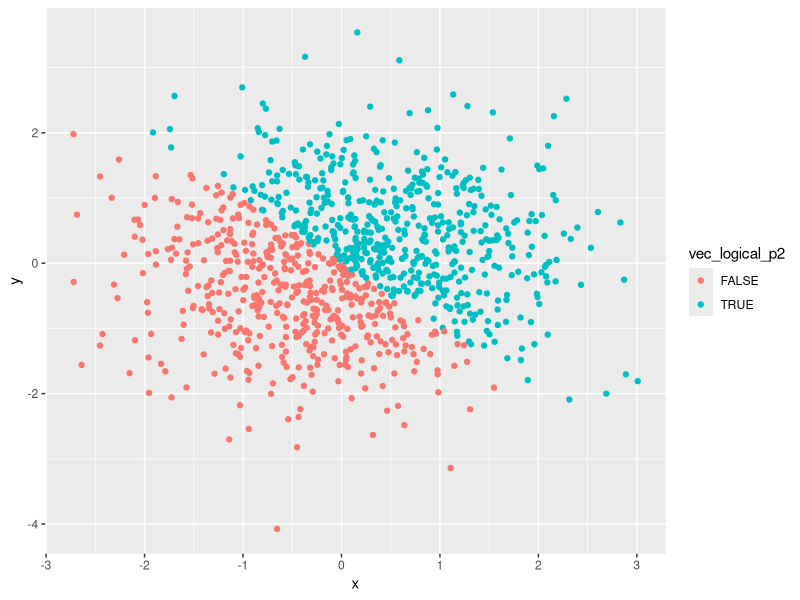
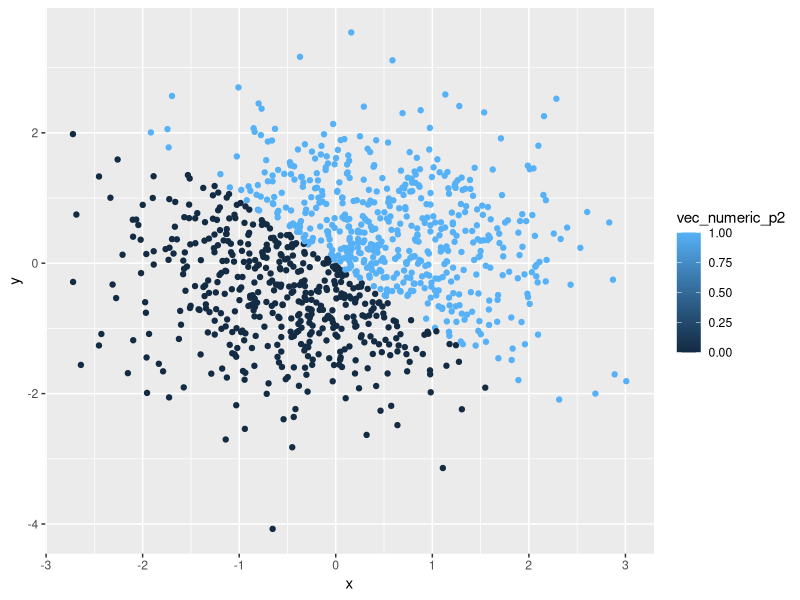
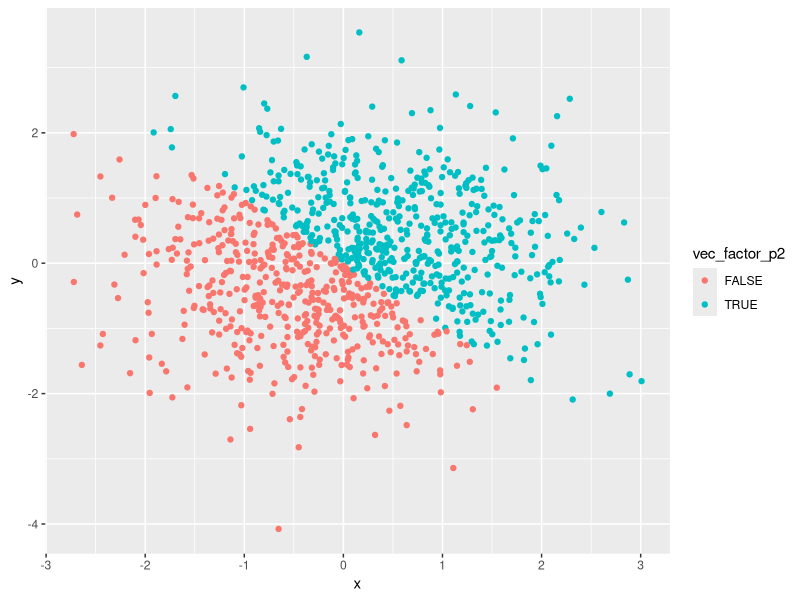
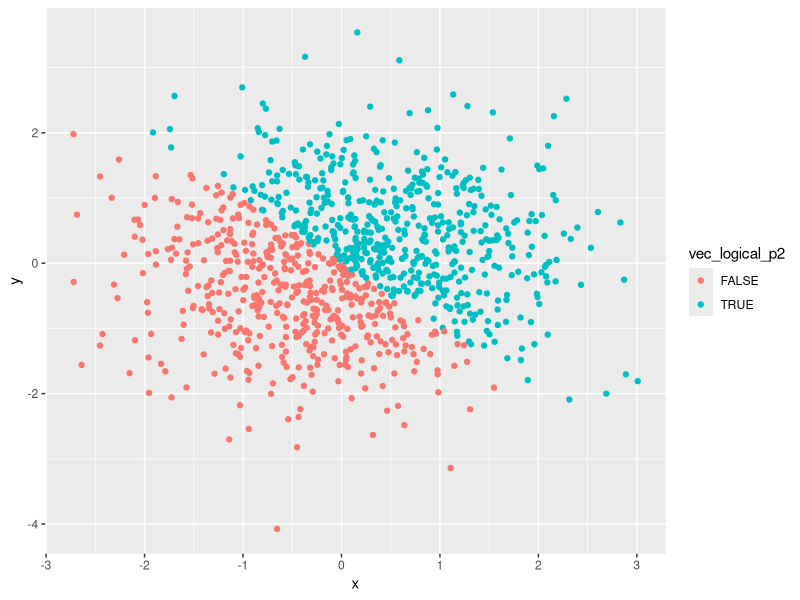

Source code (R) for these figures, in order:
## ---- chunk 1
library(tidyverse)
## ---- chunk 2
set.seed(1)

Random_Sample = runif(10, min = 0, max = 5)

vec_logical = Random_Sample > 2

vec_char = c("A", "B", "C", "D", "E", "F", "G", "H", "I", "J")

vec_factor = factor(c("male", "male", "male", "male", "male", "female", "female", "female", "female", "female"))


problem1_df = tibble(
  Random_Sample,
  vec_logical,
  vec_char,
  vec_factor)
## ---- chunk 3
mean(Random_Sample)

mean(vec_logical)

mean(vec_char)

mean(vec_factor)
## ---- chunk 4
  Sys.setenv(LANG = "en")
## ---- chunk 5
as.numeric(vec_logical)

as.numeric(vec_char)

as.numeric(vec_factor)
## ---- chunk 6
as.numeric(as.factor(vec_char))

as.numeric(as.character(vec_factor))
## ---- chunk 7

set.seed(2)

x = rnorm(1000, mean = 0, sd = 1)

y = rnorm(1000, mean = 0, sd = 1)

vec_logical_p2 = x + y > 0

vec_numeric_p2 = as.numeric(vec_logical_p2)

vec_factor_p2 = as.factor(vec_logical_p2)

problem2_df = tibble(
  x,
  y,
  vec_logical_p2,
  vec_numeric_p2,
  vec_factor_p2)
## ---- chunk 8

ggplot(problem2_df, aes(x = x, y = y, color = vec_logical_p2)) + geom_point()

ggsave("scatter_plot_problem2.pdf", height = 4, width = 6)
## ---- chunk 9

ggplot(problem2_df, aes(x = x, y = y, color = vec_numeric_p2)) + geom_point()
## ---- chunk 10

ggplot(problem2_df, aes(x = x, y = y, color = vec_factor_p2)) + geom_point()
